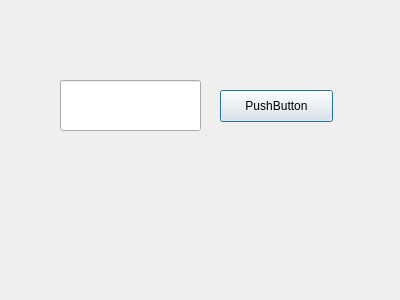
<?xml version="1.0" encoding="UTF-8"?>
<ui version="4.0">
 <class>newDialog1</class>
 <widget class="QDialog" name="newDialog1">
  <property name="geometry">
   <rect>
    <x>0</x>
    <y>0</y>
    <width>400</width>
    <height>300</height>
   </rect>
  </property>
  <property name="windowTitle">
   <string>Dialog</string>
  </property>
  <widget class="QLineEdit" name="lineEdit">
   <property name="geometry">
    <rect>
     <x>60</x>
     <y>80</y>
     <width>141</width>
     <height>51</height>
    </rect>
   </property>
  </widget>
  <widget class="QPushButton" name="pushButton">
   <property name="geometry">
    <rect>
     <x>220</x>
     <y>90</y>
     <width>113</width>
     <height>32</height>
    </rect>
   </property>
   <property name="text">
    <string>PushButton</string>
   </property>
  </widget>
 </widget>
 <resources/>
 <connections/>
</ui>
